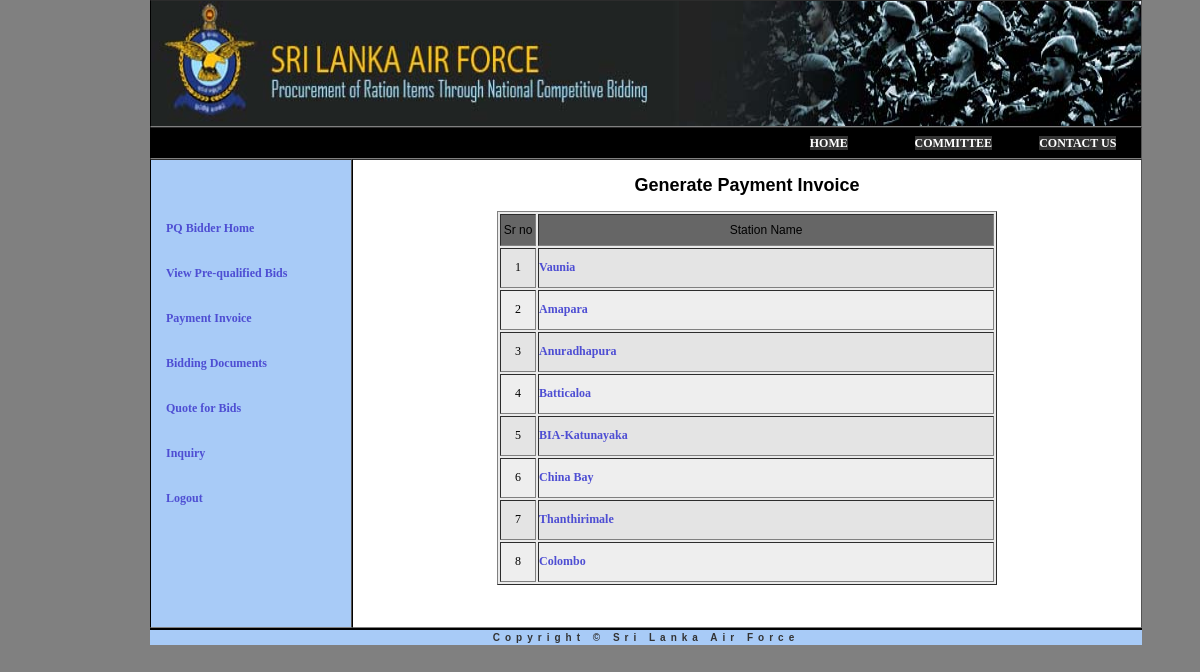
Page /bid/OLDindex.php on the committed database.
### tables this page shows
CREATE TABLE IF NOT EXISTS `station` (
  `stationId` int(4) NOT NULL,
  `stationName` varchar(50) NOT NULL,
  `addLine1` varchar(50) NOT NULL,
  `addLine2` varchar(50) NOT NULL,
  `addLine3` varchar(50) NOT NULL,
  `addCity` varchar(30) NOT NULL,
  `contPersonName` varchar(50) NOT NULL,
  `phoneNo1` int(10) NOT NULL,
  `phoneNo2` int(10) NOT NULL,
  `email` varchar(30) NOT NULL,
  `fax` int(10) NOT NULL,
  `currDay` varchar(35) NOT NULL,
  PRIMARY KEY (`stationId`)
);

### bid/OLDindex.php (the view, shortened to what this page needs)
<!DOCTYPE html PUBLIC "-//W3C//DTD XHTML 1.0 Transitional//EN" "http://www.w3.org/TR/xhtml1/DTD/xhtml1-transitional.dtd">
<html xmlns="http://www.w3.org/1999/xhtml">
<head>
<link href="../include/MyStyle.css" rel="stylesheet" type="text/css" media="all" />
<link href="SpryAssets/SpryMenuBarHorizontal.css" rel="stylesheet" type="text/css" />
</head>
<body>
<table width="990" border="1" cellspacing="0" cellpadding="0" class="maintable" bgcolor="#A8CBF7">
  <tr >
    <td  colspan="3" align="center" height="125"><img src="../images/new.jpg" width="990" height="125" alt="logo image" border="0" /></td>
  </tr>
  <tr>
    <td  colspan="3" height="30" align="center"  bgcolor="#000000">
	<?php
	include("../include_Mainmenu.php");
	?>
</td>
  </tr>
  <tr>
    <td width="200" valign="top">
	<?php
	include("include_bidSubMenu.php");
	?>
	</td>
    <td width="790" valign="top" align="center" bgcolor="#FFFFFF" >
    <h2>Generate Payment Invoice </h2>
    <form action="printInvoice1.php" method="post" name="registerForm" >
     <?php
include("../Include_Connection.php");
 $sql = "SELECT * FROM station";
 $result = mysql_query($sql, $conn) or die(mysql_error());
 ?>
    <table width="500" border="1" cellpadding="0" bgcolor="#EAEAEA">
   <tr bgcolor="#666666" >
    <td height="30" align="center" width="35">Sr no</td>
    <td align="center" width="470" >Station Name</td>
   </tr>
   <?php
   $a=1;
   $b=0;
 while ($newArray = mysql_fetch_array($result))
 {$b++;
	 if($a%2==1)
	 {$bg="tableBg1";}
	 else{$bg="tableBg2";}
?>
  <tr  height="40" class="<?php echo $bg; ?>">
    <td align="center"><?php echo $b; ?></td>
    <td><a href="next.php?stid=<?php echo $newArray['stationId']; ?>"><?php echo $newArray['stationName']; ?></a></td>
   </tr>
   <?PHP  $a++; } ?>
</table>
    </form>
    <br/><br/><br/>
    </td>
   </tr>
  <tr>
    <td height="15" colspan="3" align="center" class="copyr"> Copyright &copy; Sri Lanka Air Force</td>
  </tr>
</table>
</body>
</html>

### include/MyStyle.css (style rules this page uses)
body { font-family: Georgia, "Times New Roman", Times, serif; font-size: 12px; background-color:#808080 ; margin-top: 0px; margin-right: 0px; margin-bottom: 0px; margin-left: 150px; }
img { background-color: #E5E5E5; border:; }
.copyr { font-family: Verdana, Geneva, sans-serif; font-size: 10px; font-style: normal; font-weight: bold; font-variant: normal; color: #333; text-decoration: none; letter-spacing: 5px; border-top-width: 2px; border-right-width: 0px; border-bottom-width: 0px; border-left-width: 0px; border-top-color: #000; border-right-color: #000; border-bottom-color: #000; border-left-color: #000; }
.maintable { font-family: Verdana, Geneva, sans-serif; font-size: 12px; color: #000; margin: 0px; border-top-width: 0px; border-right-width: 0px; border-bottom-width: 0px; border-left-width: 0px; border-top-style: none; border-right-style: solid; border-bottom-style: none; border-left-style: solid; border-right-color: #000; border-left-color: #000; background-color: #A8CBF7; }
a { font-family: Georgia, "Times New Roman", Times, serif; font-size: 12px; font-weight: bold; color: #4E4ED3; text-decoration: none; }
.tableBg1 { font-family: Georgia, "Times New Roman", Times, serif; color: #000; background-color: #E4E4E4; }
.tableBg2 { font-family: Georgia, "Times New Roman", Times, serif; color: #000; background-color: #EEE; }

### rows in the picture
station: stationName "Vaunia"
station: stationName "Amapara"
station: stationName "Anuradhapura"
station: stationName "Batticaloa"
station: stationName "BIA-Katunayaka"
station: stationName "China Bay"
station: stationName "Thanthirimale"
station: stationName "Colombo"
